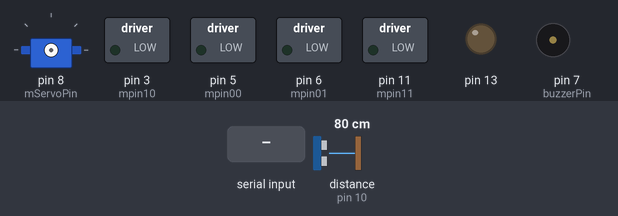
Simulated run of this sketch. Board: Arduino Uno, built with avr-gcc and run on an emulated ATmega328P. Parts: servo, switched loads named in the sketch (green lamp = pin HIGH), output pins drawn as LEDs (lit = HIGH), buzzer (waves = sounding). Wiring (inferred from the names in the program): ultrasonic range finder: trigger pin 9; echo pin 10. Inputs (shaded band) come from the test bench; at power-on: distance to the obstacle (sensor on pin 10) 80 cm. The echo pulse lasts 58.3 µs per cm; pins used as bus, display or sensor lines are not drawn.

Above: at 1.2 s.
1.3 s: distance to the obstacle (sensor on pin 10) set to 36 cm
4.3 s: distance to the obstacle (sensor on pin 10) set to 31 cm
At 4.43 s:
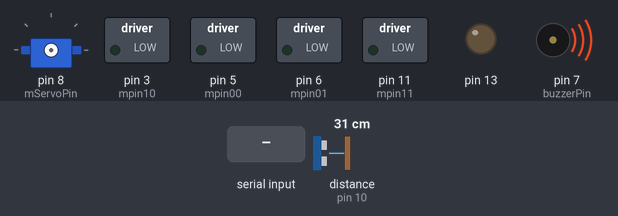
7.3 s: "S" received over Serial
10.3 s: "F" received over Serial
At 11.8 s:
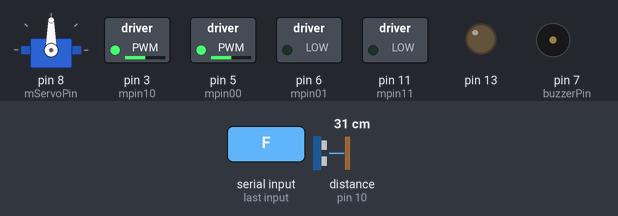
13.3 s: "B" received over Serial
At 14.3 s:
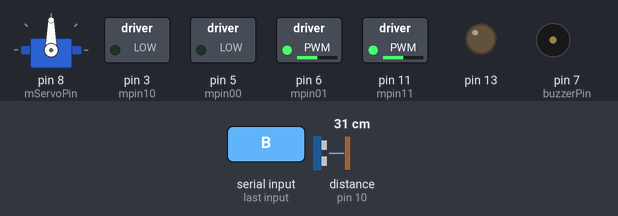
16.3 s: "X" received over Serial
At 17.4 s:
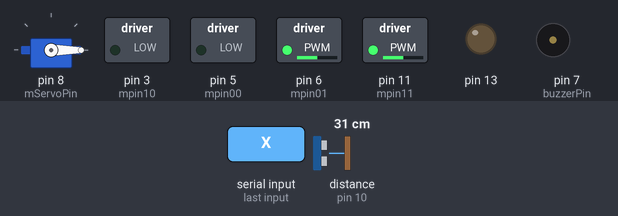
Timing chart, 0 to 20.3 s (numbered marks = the images above; inputs shaded):
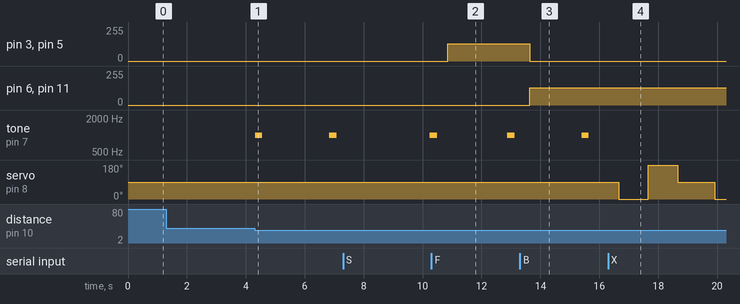

The sketch:

proj.ino
```cpp
#include <Servo.h>
// Pinii motor 1
#define mpin00 5
#define mpin01 6
// Pinii motor 2
#define mpin10 3
#define mpin11 11
//Pin motor Servo
#define mServoPin 8
//pin buzzer
#define buzzerPin 7
//pinii sonar sensor
#define trigPin 9
#define echoPin 10

long duration;
int distance;
//char from bluethoot
char t;
int myDistance = 1;
int mySpeed;
bool servoBool = false;
Servo srv;

void setup() {
 // configurarea pinilor motor ca iesire, initial valoare 0
 digitalWrite(mpin00, 0);
 digitalWrite(mpin01, 0);
 digitalWrite(mpin10, 0);
 digitalWrite(mpin11, 0);
 pinMode (mpin00, OUTPUT);
 pinMode (mpin01, OUTPUT);
 pinMode (mpin10, OUTPUT);
 pinMode (mpin11, OUTPUT);
 // pin LED
 pinMode(13, OUTPUT);
 pinMode(9, OUTPUT);
 //Bluetooth device
 Serial.begin(9600);//serial for bluetooth
 //Serial1.begin(9600); // Serial interface for Board
 //Sonar Sensor
 pinMode(trigPin, OUTPUT);
 pinMode(echoPin, INPUT);
 //Buzzer
 pinMode(buzzerPin, OUTPUT);
}
// Function to control a motor
// Input: pins m1 and m2, direction and speed
void StartMotor (int m1, int m2, int forward, int speed)
{
 if (speed==0) // stop
 {
 digitalWrite(m1, 0);
 digitalWrite(m2, 0);
 }
 else
 {
 if (forward)
 {
 digitalWrite(m2, 0);
 analogWrite(m1, speed); // use PWM
 }
 else
 {
 digitalWrite(m1, 0);
 analogWrite(m2, speed);
 }
 }
}
// Safety function
// Commands motors to stop, then delays
void delayStopped(int ms)
{
 StartMotor (mpin00, mpin01, 0, 0);
 StartMotor (mpin10, mpin11, 0, 0);
 delay(ms);
 //noTone(buzzerPin);
}

void playWithServo(int pin)
{
 srv.attach(pin);
 srv.write(0);
 delay(1000);
 srv.write(180);
 delay(1000);
 srv.write(90);
 delay(1000);
 srv.detach();
}

void ServoToInitialPosition(int pin)
{
  srv.attach(pin);
  srv.write(90);
  delay(100);
  srv.detach();
}

void ServoToFullRight(int pin)
{
  srv.attach(pin);
  srv.write(0);
  delay(100);
  srv.detach();
}

void ServoToFullLeft(int pin)
{
  srv.attach(pin);
  srv.write(180);
  delay(100);
  srv.detach();
}

void ServoSteeringRight(int pin)
{
  srv.attach(pin);
  srv.write(45);
  delay(100);
  srv.detach();
}

void ServoSteeringLeft(int pin)
{
  srv.attach(pin);
  srv.write(135);
  delay(250);
  srv.detach();
}

void ServoAction(int pin)
{
  //SONAR SENSOR
 digitalWrite(trigPin, LOW);
 delayMicroseconds(2);

 digitalWrite(trigPin, HIGH);
 delayMicroseconds(10);
 digitalWrite(trigPin, LOW);
 duration = pulseIn(echoPin, HIGH);
 distance = duration*0.034/2;
 if (distance <1) distance=100;
}

void buzzerFunction(int pin, int dist)
{
  myDistance = myDistance + 100/dist;

  if (myDistance >=  30){
    tone(pin, 1000, 250);
    //noTone(pin);
    myDistance=0;
  }

}

void loop() {
 //Bluetooth part
if(Serial.available()){
  t = Serial.read();
//  Serial.print("distance=");
//  Serial.println(distance);
//
//  Serial.print("myDistance=");
//  Serial.println(myDistance);


  //Serial.println(myDistance);
//  Serial.println(t);
//if(Serial1.available()){
//   Serial.write(Serial1.read());
//   t = Serial1.read();
//   //Serial.print(t);
}
ServoAction(mServoPin);
if (distance < 5) {
    tone(buzzerPin, 1000, 1000);
    delayStopped(10);

  }
    else if (distance < 99) buzzerFunction(buzzerPin, distance);
delay(250);
if (t == 'S') {
  delayStopped(10);
  ServoToInitialPosition(mServoPin);
  servoBool = false;
  digitalWrite(13, LOW);
 }
 else if(t == 'F'){
  if (distance < 15)
       {tone(buzzerPin, 1000, 1000);
        delayStopped(10);
       }
  else{
      StartMotor (mpin00, mpin01, 1, 128);
      StartMotor (mpin10, mpin11, 1, 128);
      }
 }

else if(t == 'B'){

  StartMotor (mpin00, mpin01, 0, 128);
  StartMotor (mpin10, mpin11, 0, 128);
}

else if(t=='X'){
  playWithServo(mServoPin);
 }

 else if(t=='R'){
   if(servoBool == false) {
    ServoToFullRight(mServoPin);
    servoBool = true;
   }
   //ServoAction(mServoPin);
if (distance < 10) delayStopped(10);
  else{
 StartMotor (mpin00, mpin01, 1, 128);
 StartMotor (mpin10, mpin11, 0, 128);
 }
 }

  else if(t=='L'){
   if(servoBool == false){
    ServoToFullLeft(mServoPin);
    servoBool = true;
   }
   //ServoAction(mServoPin);
if (distance < 10) delayStopped(10);
  else{
 StartMotor (mpin00, mpin01, 0, 128);
 StartMotor (mpin10, mpin11, 1, 128);
      }
  }

  else if(t=='Q'){
   if(servoBool == false){
    servoBool = true;
    ServoSteeringLeft(mServoPin);
   }
   //ServoAction(mServoPin);
  if (distance < 10) delayStopped(10);
  else{
 StartMotor (mpin00, mpin01, 1, 64);
 StartMotor (mpin10, mpin11, 1, 128);
      }
  }

  else if(t=='E'){
   if(servoBool == false){
    servoBool = true;
    ServoSteeringRight(mServoPin);
   }
   //ServoAction(mServoPin);
  if (distance < 10) delayStopped(10);
  else{
 StartMotor (mpin00, mpin01, 1, 128);
 StartMotor (mpin10, mpin11, 1, 64);
      }
  }

  //ServoAction(mServoPin);


}
```

Measured:
- the behaviour switches between 35 and 34 cm on distance to the obstacle (sensor on pin 10) (found by bisection; images 0 and 1)
- after the input at 1.3 s, every drawn part: stays the same
- after the input at 10.3 s, pin 3 (mpin10), pin 5 (mpin00): 0/255 → 128/255 after 0.55 s
- after the input at 13.3 s, pin 3 (mpin10), pin 5 (mpin00): 128/255 → 0/255 after 0.33 s; pin 6 (mpin01), pin 11 (mpin11): 0/255 → 128/255 after 0.33 s
- after the input at 16.3 s, tone on pin 7 (buzzerPin): stays silent (without the input it goes to 1000 Hz after 1.6 s); servo on pin 8 (mServoPin): 90° → 0° after 0.36 s, → 180° 1.0 s later, → 90° 1.0 s later, → 0° 1.3 s later
